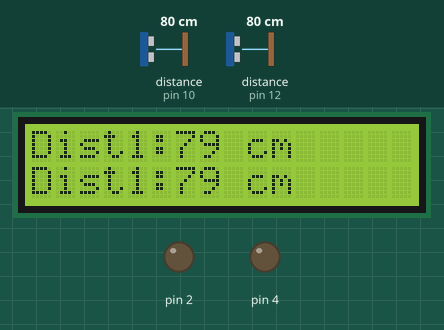
Recording of a sketch running on a simulated Arduino Uno, built with avr-gcc and run on an emulated ATmega328P. On the bench: 16×2 character LCD, output pins drawn as LEDs (lit = HIGH). Wiring (inferred from the names in the program): 2 × ultrasonic range finder: trigger pin 11, echo pin 10 / trigger pin 13, echo pin 12. The test bench sets the inputs (shaded band); at power-on: distance to the obstacle (sensors on pin 10, pin 12) 80 cm. The echo pulse lasts 58.3 µs per cm; pins used as bus, display or sensor lines are not drawn.

Above: at 1.2 s.
1.3 s: distance to the obstacle (sensor on pin 10) set to 196 cm
At 3.0 s:
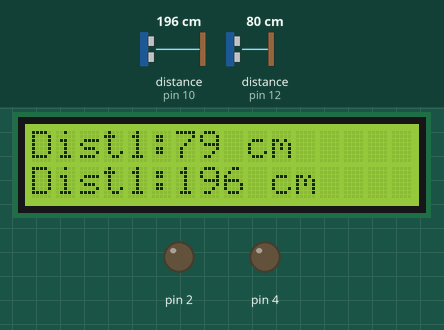
3.3 s: distance to the obstacle (sensor on pin 10) set to 202 cm
At 4.7 s:
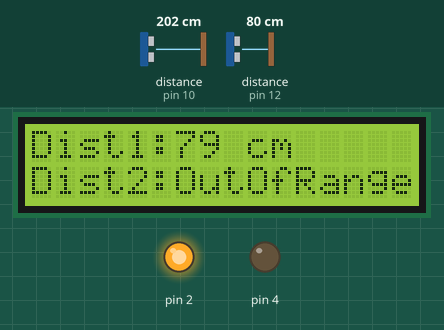
5.0 s: distance to the obstacle (sensor on pin 12) set to 194 cm
At 6.1 s:
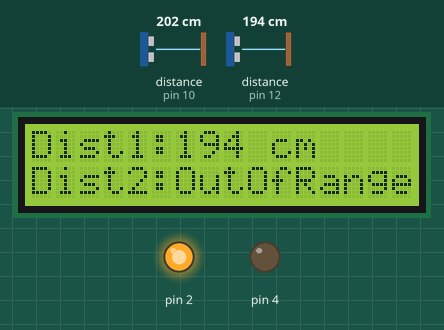
6.5 s: distance to the obstacle (sensor on pin 12) set to 204 cm
At 7.6 s:
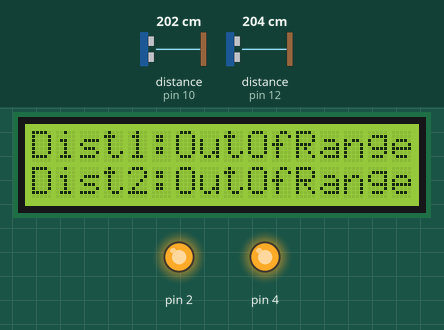
8.1 s: distance to the obstacle (sensor on pin 10) set to 2 cm
At 9.3 s:
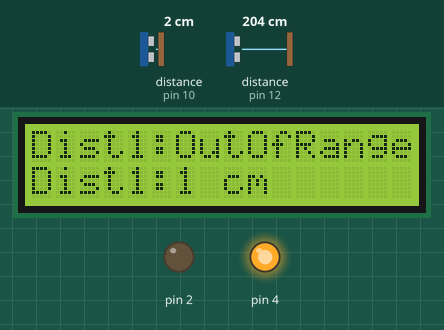
9.6 s: distance to the obstacle (sensor on pin 12) set to 60 cm
At 10.32 s:
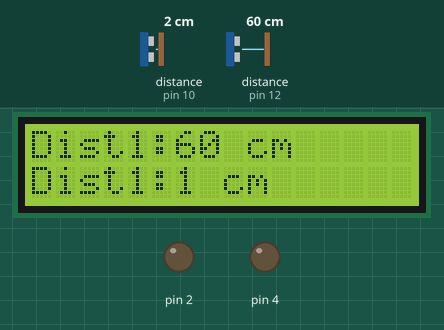
Timing chart, 0 to 12.5 s (numbered marks = the images above; inputs shaded):
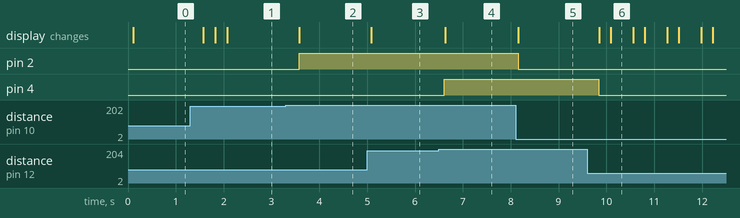

The sketch:

Dual_Ping_LCD_1_0.ino
```cpp
#include <Wire.h>
#include <LiquidCrystal_I2C.h>
#define trigPin 13
#define echoPin 12
#define trigPin2 11
#define echoPin2 10
LiquidCrystal_I2C lcd(0x27, 2, 1, 0, 4, 5, 6, 7, 3, POSITIVE);

void setup() {
  Serial.begin (9600);
  pinMode(trigPin, OUTPUT);
  pinMode(echoPin, INPUT);
  pinMode(trigPin2, OUTPUT);
  pinMode(echoPin2, INPUT);
  lcd.begin(16,2);
  lcd.setCursor(0,0);
  pinMode(2,OUTPUT);
  pinMode(4, OUTPUT);
}

void loop() {
  long duration, distance;
  digitalWrite(trigPin, LOW);  // Added this line
  delayMicroseconds(2); // Added this line
  digitalWrite(trigPin, HIGH);
//  delayMicroseconds(1000); - Removed this line
  delayMicroseconds(10); // Added this line
  digitalWrite(trigPin, LOW);
  duration = pulseIn(echoPin, HIGH);
  distance = (duration/2) / 29.1;
  /// SENSOR 2

  long duration2, distance2;
  digitalWrite(trigPin2, LOW);  // Added this line
  delayMicroseconds(2); // Added this line
  digitalWrite(trigPin2, HIGH);
//  delayMicroseconds(1000); - Removed this line
  delayMicroseconds(10); // Added this line
  digitalWrite(trigPin2, LOW);
  duration2 = pulseIn(echoPin2, HIGH);
  distance2 = (duration2/2) / 29.1;


   if (distance >= 200 || distance <= 0){
    lcd.setCursor(0,0);
    lcd.print("Dist1:");
    lcd.print("OutOfRange");
        digitalWrite(4,HIGH);
   }
  else {
    lcd.setCursor(0,0);
    lcd.print("Dist1:");
    lcd.print(distance);
    lcd.print(" cm      ");
    digitalWrite(4,LOW);

  }

     if (distance2 >= 200 || distance2 <= 0){
    lcd.setCursor(0,1);
    lcd.print("Dist2:");
    lcd.print("OutOfRange");
        digitalWrite(2,HIGH);
   }
  else {
    lcd.setCursor(0,1);
    lcd.print("Dist1:");
    lcd.print(distance2);
    lcd.print(" cm      ");
    digitalWrite(2,LOW);
  }


  delay(200);
  //lcd.clear();
}
```

Measured:
- the behaviour switches between 199 and 200 cm on distance to the obstacle (sensor on pin 10) (found by bisection; images 1 and 2)
- the behaviour switches between 199 and 200 cm on distance to the obstacle (sensor on pin 12) (found by bisection; images 3 and 4)
- after the input at 1.3 s, the display: changes after 0.28 s (image 1)
- after the input at 3.3 s, pin 2: LOW → HIGH after 0.28 s; the display: changes after 0.28 s (image 2)
- after the input at 5.0 s, the display: changes after 0.09 s (image 3)
- after the input at 6.5 s, pin 4: LOW → HIGH after 0.11 s; the display: changes after 0.13 s (image 4)
- after the input at 8.1 s, pin 2: HIGH → LOW after 0.05 s; the display: changes after 0.05 s (image 5)
- after the input at 9.6 s, pin 4: HIGH → LOW after 0.24 s; the display: first changes after 0.25 s (image 6 shows a later state)
